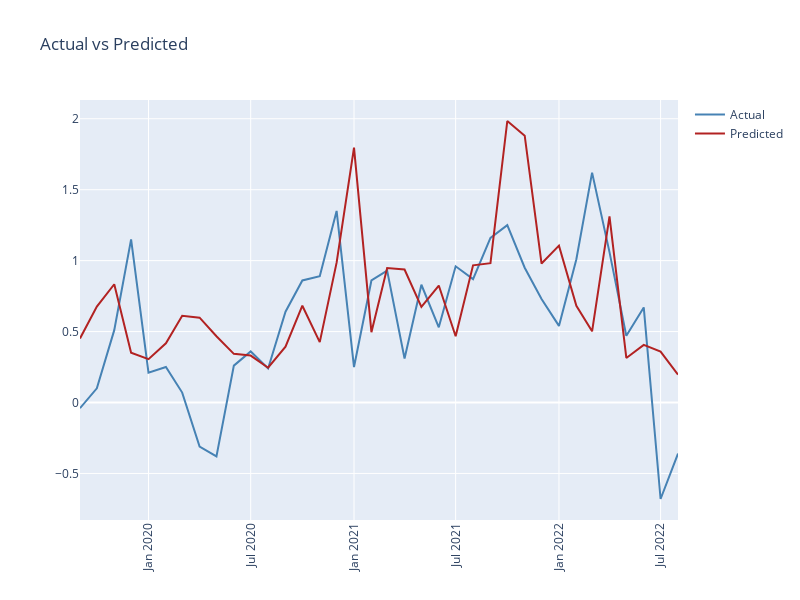

The cell this chart's notebook holds for it:
### Code cell
# Performance as measured by the Root Mean Squared Error
train_score = mean_squared_error(y_train, y_train_hat[:,0])
print('Train Score: %.2f MSE' % (train_score))
test_score = mean_squared_error(y_test, y_test_hat[:,0])
print('Test Score: %.2f MSE' % (test_score))

model_error = y_test - y_test_hat[:,0]
print('Mean Model Error: ', model_error.mean())

trace_1 = go.Scatter(
    x=df_lags[df_lags.index>'2019-08-01'].index,
    y=df_lags[df_lags.index>'2019-08-01']['IPCA'].values,
    name='Actual',
    marker=dict(color='SteelBlue')
    )

trace_2 = go.Scatter(
    x=df_lags[df_lags.index>'2019-08-01'].index,
    y=y_test_hat.reshape(y_test_hat.shape[0]),
    name='Predicted',
    marker=dict(color='Firebrick')
    )

fig_1 = make_subplots(specs=[[{"secondary_y": False}]])
fig_1.add_trace(trace_1)
fig_1.add_trace(trace_2,secondary_y=False)
fig_1['layout'].update(
    height=600,
    width=800,
    title='Actual vs Predicted',
    xaxis=dict(tickangle=-90),
    showlegend=True,
    )

iplot(fig_1)

### Figure 1 — Plotly figure (JSON) as saved in the notebook; plotly's stock layout.template omitted (floating-point values rounded to 4 significant figures)
{"data": [{"marker": {"color": "SteelBlue"}, "name": "Actual", "type": "scatter", "x": ["2019-09-01T00:00:00", "2019-10-01T00:00:00", "2019-11-01T00:00:00", "2019-12-01T00:00:00", "2020-01-01T00:00:00", "2020-02-01T00:00:00", "2020-03-01T00:00:00", "2020-04-01T00:00:00", "2020-05-01T00:00:00", "2020-06-01T00:00:00", "2020-07-01T00:00:00", "2020-08-01T00:00:00", "2020-09-01T00:00:00", "2020-10-01T00:00:00", "2020-11-01T00:00:00", "2020-12-01T00:00:00", "2021-01-01T00:00:00", "2021-02-01T00:00:00", "2021-03-01T00:00:00", "2021-04-01T00:00:00", "2021-05-01T00:00:00", "2021-06-01T00:00:00", "2021-07-01T00:00:00", "2021-08-01T00:00:00", "2021-09-01T00:00:00", "2021-10-01T00:00:00", "2021-11-01T00:00:00", "2021-12-01T00:00:00", "2022-01-01T00:00:00", "2022-02-01T00:00:00", "2022-03-01T00:00:00", "2022-04-01T00:00:00", "2022-05-01T00:00:00", "2022-06-01T00:00:00", "2022-07-01T00:00:00", "2022-08-01T00:00:00"], "y": [-0.04, 0.1, 0.51, 1.15, 0.21, 0.25, 0.07, -0.31, -0.38, 0.26, 0.36, 0.24, 0.64, 0.86, 0.89, 1.35, 0.25, 0.86, 0.93, 0.31, 0.83, 0.53, 0.96, 0.87, 1.16, 1.25, 0.95, 0.73, 0.54, 1.01, 1.62, 1.06, 0.47, 0.67, -0.68, -0.36]}, {"marker": {"color": "Firebrick"}, "name": "Predicted", "type": "scatter", "x": ["2019-09-01T00:00:00", "2019-10-01T00:00:00", "2019-11-01T00:00:00", "2019-12-01T00:00:00", "2020-01-01T00:00:00", "2020-02-01T00:00:00", "2020-03-01T00:00:00", "2020-04-01T00:00:00", "2020-05-01T00:00:00", "2020-06-01T00:00:00", "2020-07-01T00:00:00", "2020-08-01T00:00:00", "2020-09-01T00:00:00", "2020-10-01T00:00:00", "2020-11-01T00:00:00", "2020-12-01T00:00:00", "2021-01-01T00:00:00", "2021-02-01T00:00:00", "2021-03-01T00:00:00", "2021-04-01T00:00:00", "2021-05-01T00:00:00", "2021-06-01T00:00:00", "2021-07-01T00:00:00", "2021-08-01T00:00:00", "2021-09-01T00:00:00", "2021-10-01T00:00:00", "2021-11-01T00:00:00", "2021-12-01T00:00:00", "2022-01-01T00:00:00", "2022-02-01T00:00:00", "2022-03-01T00:00:00", "2022-04-01T00:00:00", "2022-05-01T00:00:00", "2022-06-01T00:00:00", "2022-07-01T00:00:00", "2022-08-01T00:00:00"], "xaxis": "x", "y": [0.4517, 0.6759, 0.8335, 0.3511, 0.3055, 0.4173, 0.6119, 0.5978, 0.4672, 0.3432, 0.3308, 0.2451, 0.3931, 0.6822, 0.4258, 0.9856, 1.796, 0.4957, 0.9477, 0.937, 0.6735, 0.8244, 0.4667, 0.9667, 0.9823, 1.984, 1.88, 0.9797, 1.106, 0.681, 0.5021, 1.312, 0.3141, 0.4059, 0.3587, 0.197], "yaxis": "y"}], "layout": {"height": 600, "showlegend": true, "title": {"text": "Actual vs Predicted"}, "width": 800, "xaxis": {"anchor": "y", "domain": [0, 1], "tickangle": -90}, "yaxis": {"anchor": "x", "domain": [0, 1]}}}
